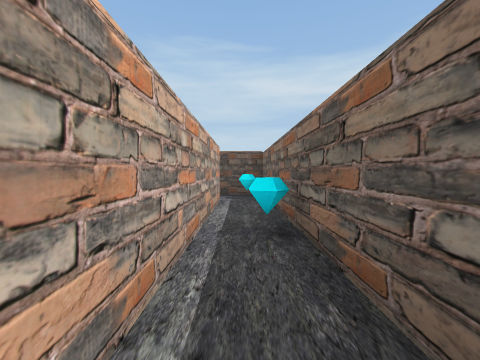
view 1 (above)

17 first-person views from a walk through a Unity game level. The camera is 1.5 m above the floor, tilts 2° down and sees 90° across. The floor is counted in squares, 2 m on a side. Each view is taken from the middle of a square. On the plan, view 1 faces up. The plan holds only what a view shows up to about 9 squares ahead; the rest is blank. The place goes on beyond the plan. The player character is not drawn.

view 2
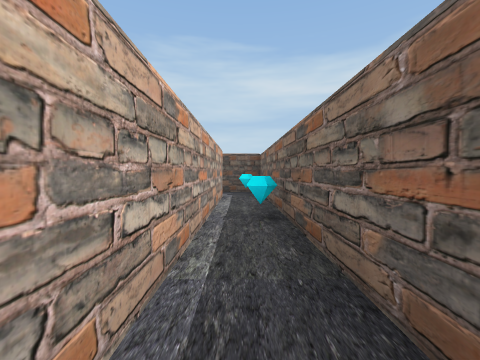

view 3
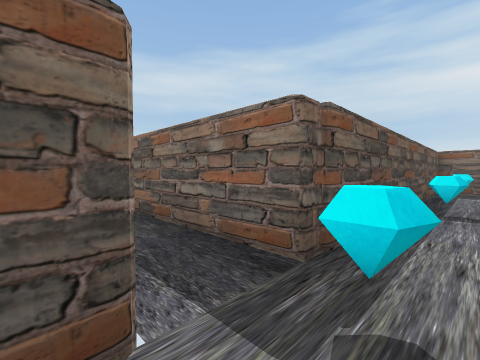

view 4
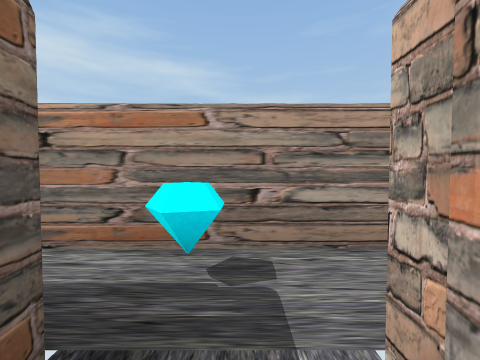

view 5
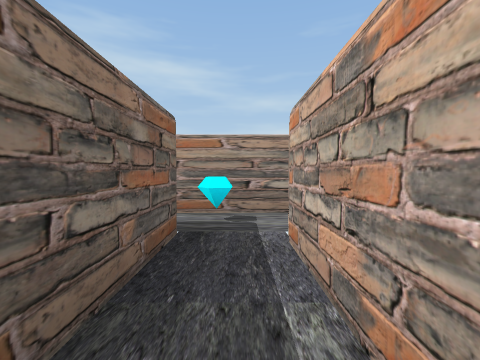

view 6
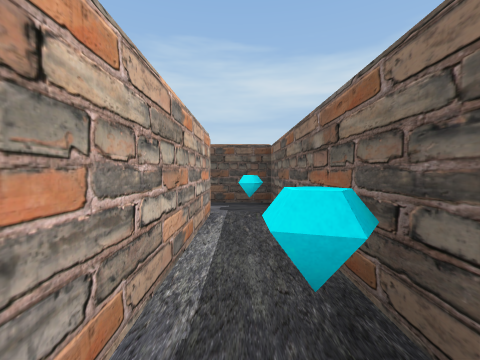

view 7
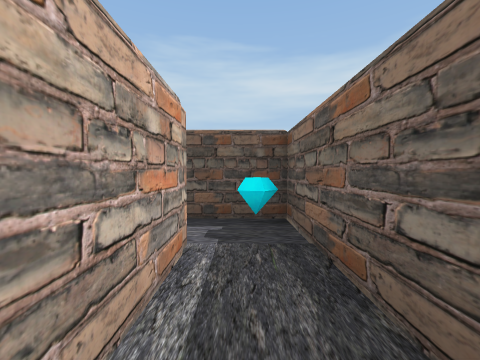

view 8
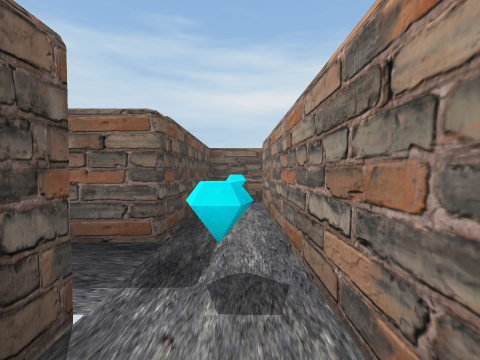

view 9
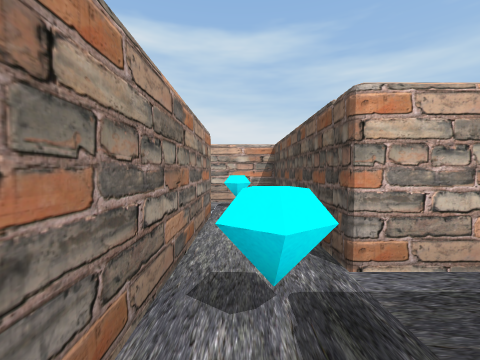

view 10
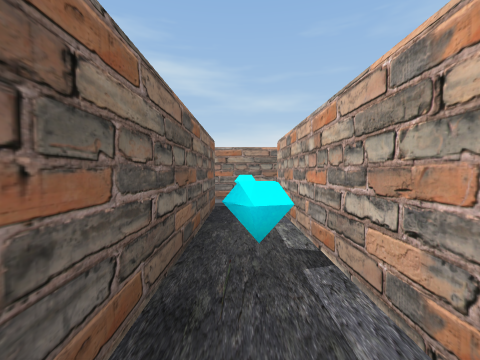

view 11
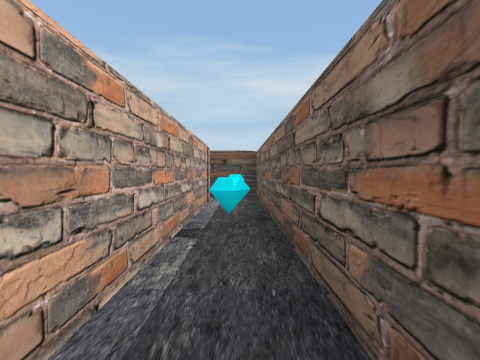

view 12
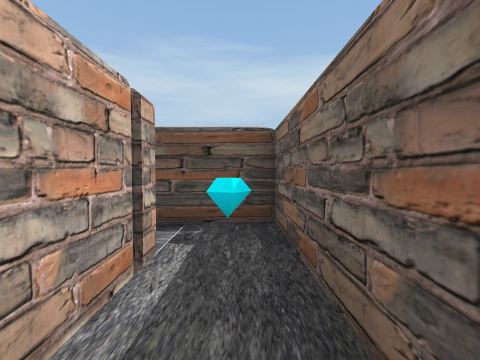

view 13
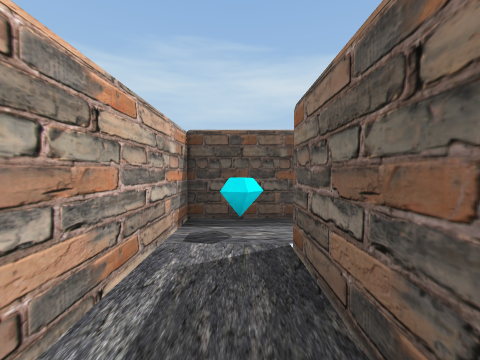

view 14
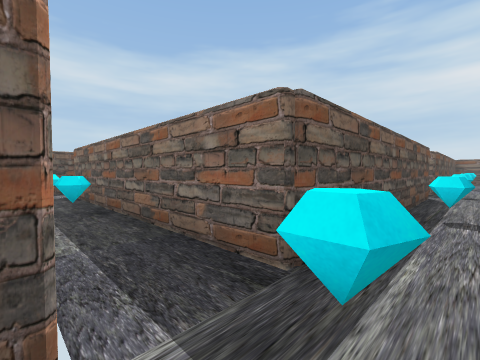

view 15
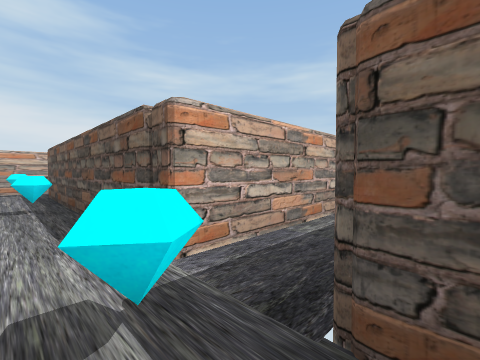

view 16
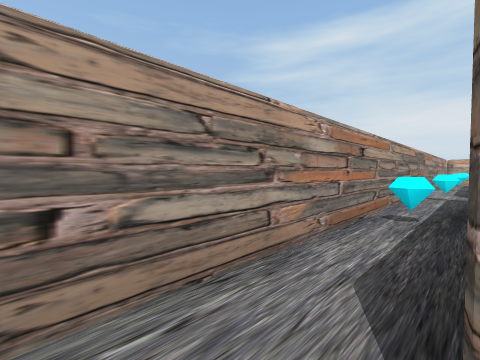

view 17
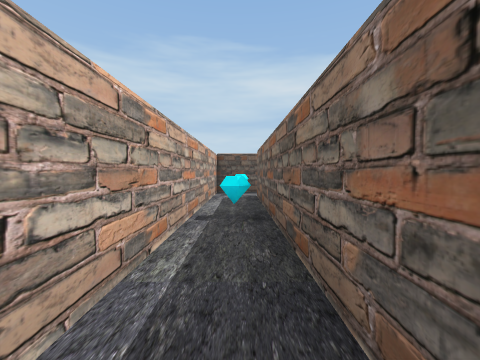

### Floor plan
Points are (right, up) in squares from view 1. A wall is a line through its corners. A room is listed if a view was taken in it or the views show most of it. See-through windows are left out.
Room 1 (views 1, 2, 4, 5, 6, 7, 16)
walls: (-0.5, -2.3) (2, -2.3); (9.3, -2) (9.3, -1) (0.8, -1) (0.8, 6.6); (-0.5, 6.5) (-0.5, -1)
ways out: opening at (-1, -2) to room 2; opening at (0, 7) to room 4; opening at (9, -2)
objects: other object (0, -2); other object (0, 3); other object (4, -2); other object (9, -2)
Room 2 (views 3, 13, 14, 15, 17)
walls: (-11.5, -2.3) (-0.5, -2.3); (-8.9, 6.6) (-8.9, -1) (-13.5, -1); (-0.5, -1) (-7.5, -1) (-7.5, 6.4)
ways out: opening at (-1, -2) to room 1; opening at (-8, 6) to room 3
objects: other object (-13, -2); other object (-8, -2); other object (-8, 3); other object (-4, -2)
Room 3 (view 8)
walls: (-7.1, 6.5) (-4.4, 6.5); (-4.8, 7.8) (-8.9, 7.8) (-8.9, 6.6)
ways out: opening at (-8, 6) to room 2; opening at (-5, 7) to room 4
objects: other object (-8, 7)
Room 4 (views 9, 10, 11, 12)
walls: (-4.4, 6.5) (-0.5, 6.5); (-4.8, 14.2) (-4.8, 7.8); (0.8, 6.6) (0.8, 7.8) (-3.5, 7.8) (-3.5, 14.4)
ways out: opening at (0, 7) to room 1; opening at (-5, 7) to room 3; opening at (-4, 14)
objects: other object (-4, 7); other object (-4, 11); other object (0, 7)

Positions as (right, up) in squares from view 1, and headings:
1: (0, 0), facing up
2: (0, -1), facing up
3: (-1, -2), facing up-right
4: (0, 0), facing down
5: (0, 2), facing down
6: (0, 2), facing up
7: (0, 4), facing up
8: (-6, 7), facing right
9: (-3, 7), facing left
10: (-4, 13), facing down
11: (-4, 8), facing up
12: (-4, 12), facing up
13: (-8, 4), facing up
14: (-9, -2), facing up-right
15: (-7, -2), facing up-left
16: (0, -1), facing down-left
17: (-8, -1), facing up
